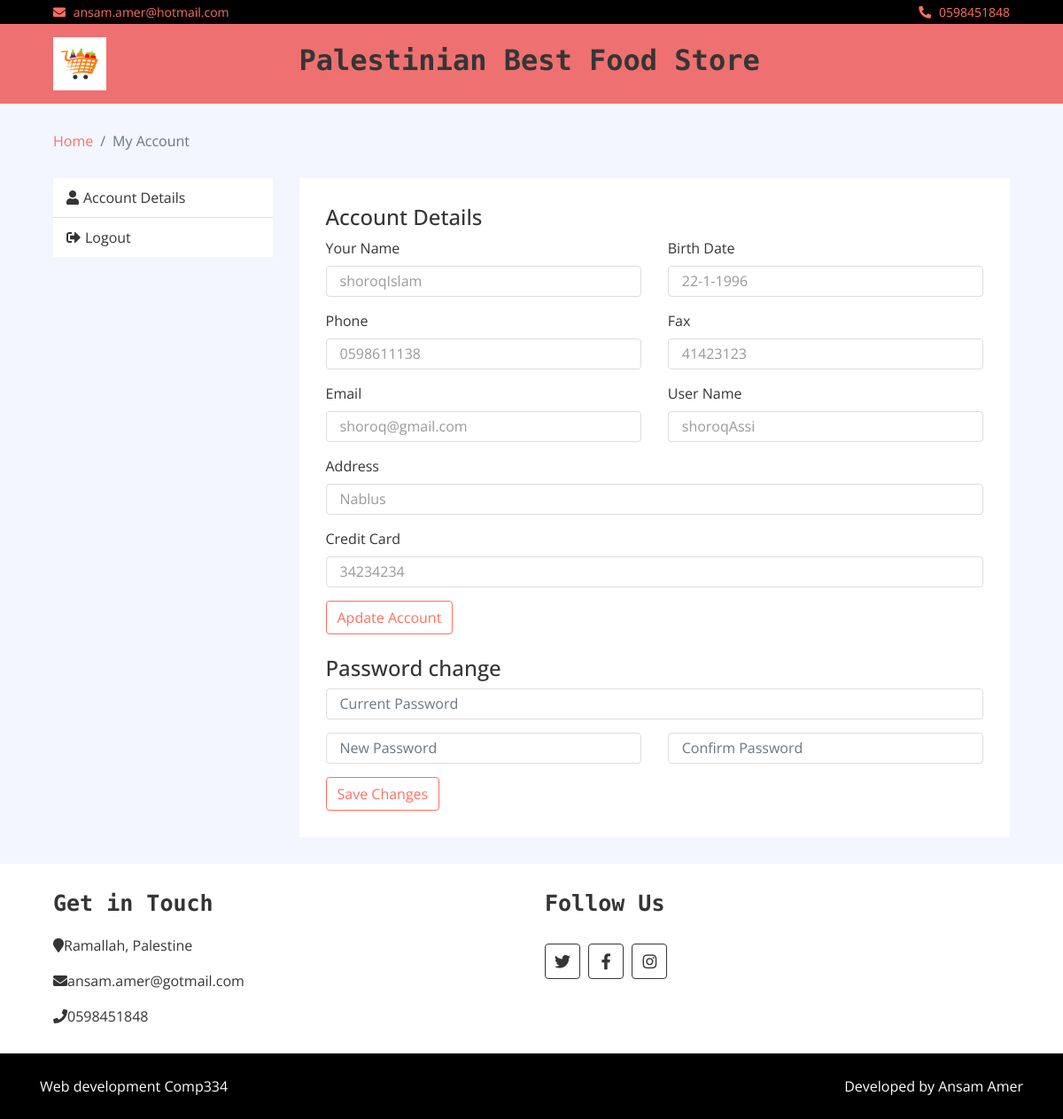
The app's page /admin/myAccount.php (signed in) with its own data.
### tables this page shows
CREATE TABLE `user` (
  `userName` varchar(100) NOT NULL,
  `userPass` varchar(100) NOT NULL,
  `userStatus` int(5) NOT NULL,
  `Email` varchar(100) NOT NULL,
  `ownName` varchar(100) NOT NULL,
  `userAddress` varchar(100) NOT NULL,
  `userBdate` varchar(100) NOT NULL,
  `userPhone` varchar(100) NOT NULL,
  `userCridet` varchar(100) NOT NULL,
  `userFax` varchar(100) NOT NULL
);

### admin/includes/functions/systemFunctions.php (called while the page is built, shortened)
<?php
        function getUserInfo($userName){
                global $con;
                $stmt = $con->prepare("SELECT * FROM user WHERE userName=:username");
                $stmt->execute(['username' => $userName]);
                return $stmt->fetch();
        }
?>

### admin/myAccount.php (the view, shortened to what this page needs)
<?php
    include 'init.php';
    include $tpl . 'header.php';
    if(isset($_SESSION['Username'])){
        $userInfo = getUserInfo($_SESSION['Username']);
    }else{
        header('location: index.php');
        exit();
    }
?>
    <div class="breadcrumb-wrap">
        <div class="container-fluid">
            <ul class="breadcrumb">
                <li class="breadcrumb-item"><a href="customerHome.php">Home</a></li>
                <li class="breadcrumb-item active">My Account</li>
            </ul>
        </div>
    </div>
       <div class="my-account">
            <div class="container-fluid">
                <div class="row">
                    <div class="col-md-3">
                        <div class="nav flex-column nav-pills" role="tablist" aria-orientation="vertical">
                            <a class="nav-link" id="account-nav" data-toggle="pill" href="#account-tab" role="tab"><i class="fa fa-user"></i>Account Details</a>
                            <a class="nav-link" href="logout.php"><i class="fa fa-sign-out-alt"></i>Logout</a>
                        </div>
                    </div>
                    <div class="col-md-9">
                        <div class="tab-content">
                            <div class="tab-pane fade show active" id="account-tab" role="tabpanel" aria-labelledby="account-nav">
                                <h4>Account Details</h4>
                                <form class="row" class="action" method="post">
                                    <div class="col-md-6">
                                        <label>Your Name</label>
                                        <input class="form-control" type="text" name="name" placeholder="Name" value="<?php echo $userInfo['ownName']; ?>">
                                    </div>
                                    <div class="col-md-6">
                                        <label>Birth Date</label>
                                        <input class="form-control" type="text" name="bDate" placeholder="Birth Date" value="<?php echo $userInfo['userBdate']; ?>">
                                    </div>
                                    <div class="col-md-6">
                                        <label>Phone</label>
                                        <input class="form-control" type="text" name="phone" placeholder="Phone" value="<?php echo $userInfo['userPhone']; ?>">
                                    </div>
                                    <div class="col-md-6">
                                        <label>Fax</label>
                                        <input class="form-control" type="text" name="fax" placeholder="Fax" value="<?php echo $userInfo['userFax']; ?>">
                                    </div>
                                    <div class="col-md-6">
                                        <label>Email</label>
                                        <input class="form-control" type="text" name="email" placeholder="Email" value="<?php echo $userInfo['Email']; ?>">
                                    </div>
                                    <div class="col-md-6">
                                        <label>User Name</label>
                                        <input class="form-control" type="text" name="username" placeholder="User Name" value="<?php echo $userInfo['userName']; ?>">
                                    </div>
                                    <div class="col-md-12">
                                        <label>Address</label>
                                        <input class="form-control" type="text" name="address" placeholder="Address" value="<?php echo $userInfo['userAddress']; ?>">
                                    </div>
                                    <div class="col-md-12">
                                        <label>Credit Card</label>
                                        <input class="form-control" type="text" name="cridet" placeholder="Credit Card" value="<?php echo $userInfo['userCridet']; ?>">
                                    </div>
                                    <div class="col-md-12">
                                        <a href=""><button class="btn" name="updateAccount">Apdate Account</button></a>
                                        <br><br>
                                    </div>
                                </form>
                                <h4>Password change</h4>
                                <form class="row" class="action" method="post">
                                    <div class="col-md-12">
                                        <input class="form-control" name="currentPassword" type="password" placeholder="Current Password">
                                    </div>
                                    <div class="col-md-6">
                                        <input class="form-control" name="newPassword" type="text" placeholder="New Password">
                                    </div>
                                    <div class="col-md-6">
                                        <input class="form-control" name="confirmPassword" type="text" placeholder="Confirm Password">
                                    </div>
                                    <div class="col-md-12">
                                        <a href=""><button class="btn" name="updatePassword">Save Changes</button></a>
                                    </div>
                                </form>
                            </div>
                        </div>
                    </div>
                </div>
            </div>
        </div>
        <?php
    include $tpl . 'footer.php';
?>

### admin/layout/css/style.css (style rules this page uses)
body { color: #353535; font-family: 'Open Sans', sans-serif; font-weight: 400; background: #f3f6ff; }
a { color: #FF6F61; }
@media (min-width: 992px) { .container-fluid { padding-right: 60px; padding-left: 60px; } }
.form-control, .custom-select { width: 100%; height: 35px; padding: 0 15px; color: #999999; border: 1px solid #dddddd; margin-bottom: 15px }
.btn { color: #FF6F61; background: #ffffff; border: 1px solid #FF6F61; }
.nav { position: relative; }
@media (min-width: 768px) { .nav, .nav .navbar { background: #FF6F61 !important; } }
.breadcrumb-wrap { position: relative; width: 100%; }
.breadcrumb-wrap .breadcrumb { margin: 0; padding: 0; background: transparent; }
.my-account { position: relative; padding: 30px 0; }
.my-account .nav.nav-pills .nav-link { padding: 10px 15px; color: #353535; background: #ffffff; border-radius: 0; border-bottom: 1px solid #dddddd; transition: all .3s; }
.my-account .nav.nav-pills .nav-link:last-child { border-bottom: none; }
.my-account .nav.nav-pills .nav-link i { margin-right: 5px; }
.my-account .tab-content { padding: 30px; background: #ffffff; }

### records on screen
user: name "shoroqIslam", bDate "22-1-1996", phone "0598611138", fax "41423123", email "shoroq@gmail.com", username "shoroqAssi", address "Nablus", cridet "34234234"
